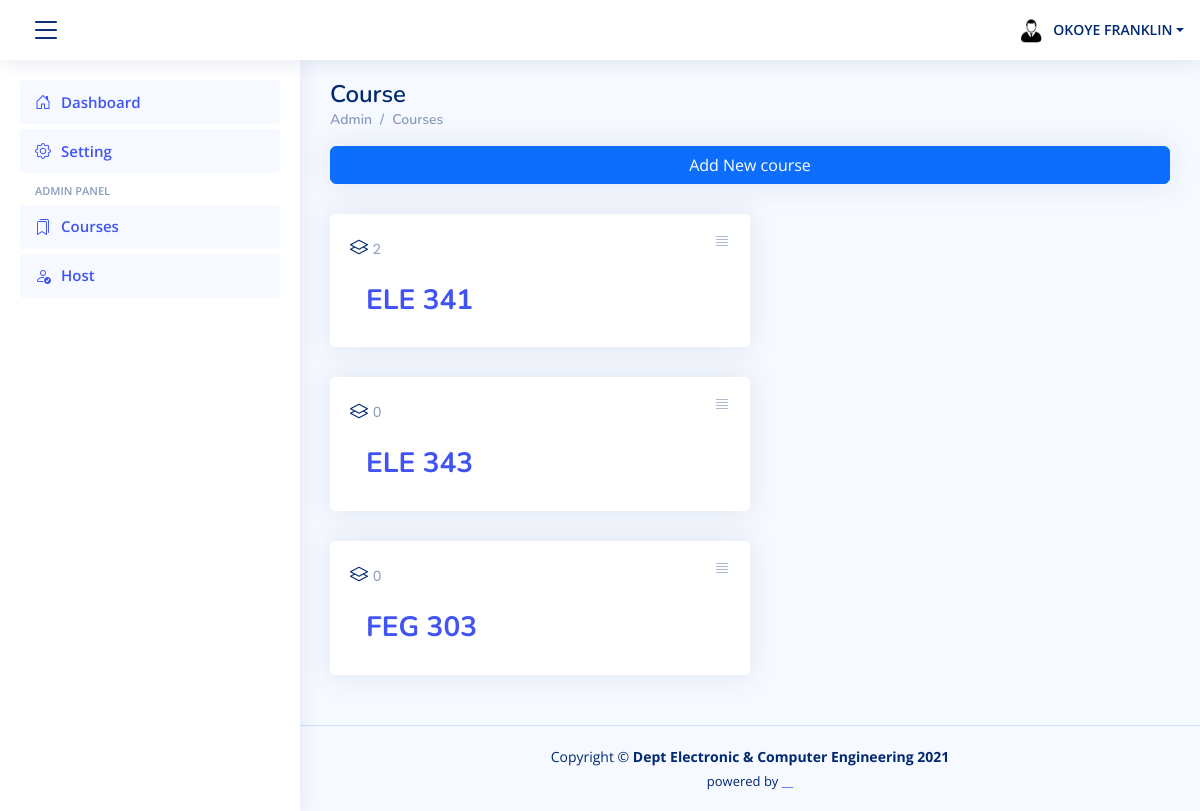
/courses/ (signed in), run on an earlier commit of the app's database.
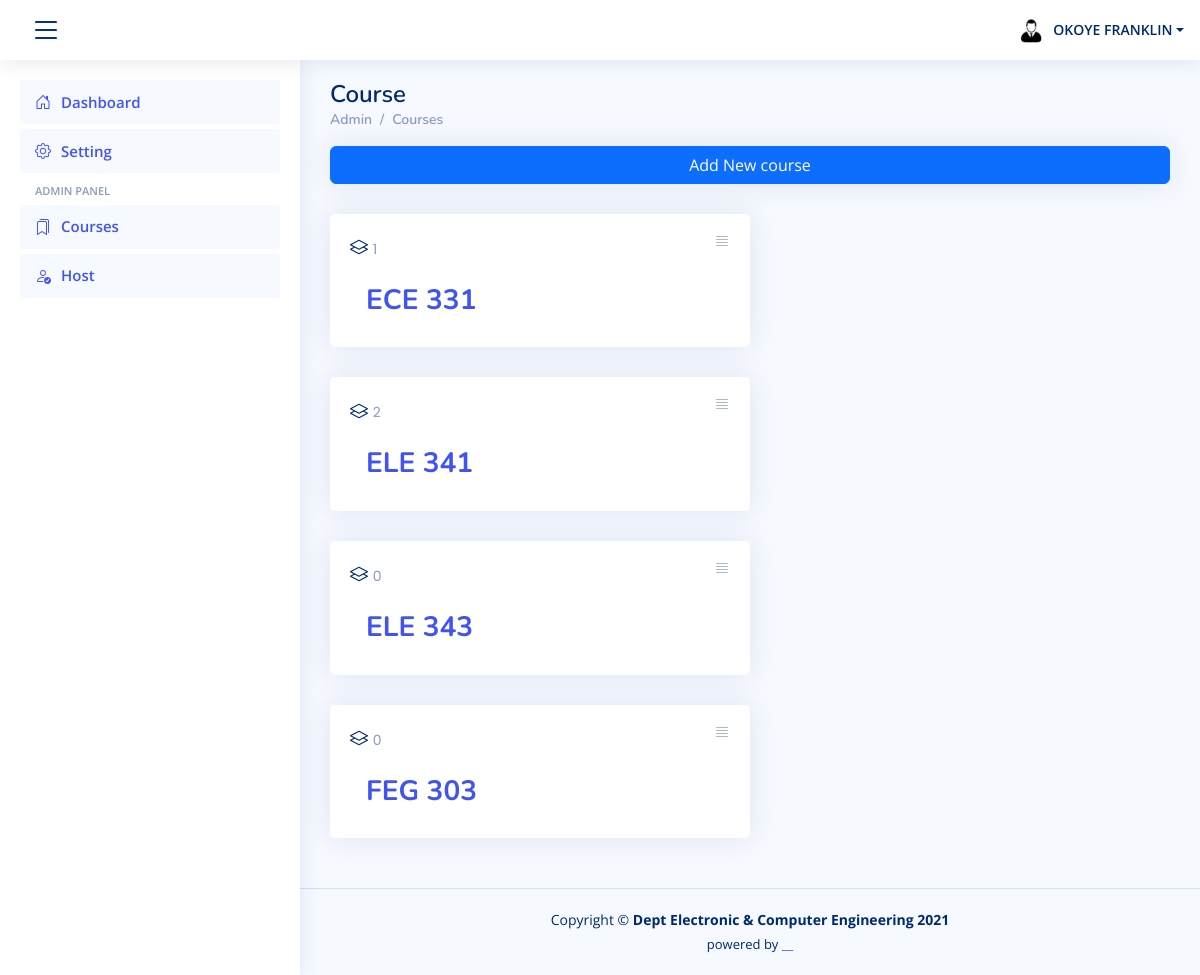
And on a later commit of the database.
### attendance/models.py (models this page shows, shortened)
class Course(models.Model):
    name_choices = settings.COURSE_LIST
    name = models.CharField(max_length=255, choices=name_choices, unique=True)
    def total_attendance(self):
        return self.attendance_set.count()

### attendance/views.py (the view)
# urls.py: path('courses/', CourseList, name='course_list'),
def CourseList(request):
    course = Course.objects.all().order_by('name')
    student = Student.objects.get(reg_number=request.user)
    sex = {'M':'male'}.get(student.sex)
    context = {'courses':course, 'CourseForm':CourseForm, 'sex':sex}
    return render(request, template_name='course_list.html', context=context)

### templates/course_list.html (shortened to what this page needs)
{% extends "partials/base.html" %}
{% block content %}
<main id="main" class="main">
    <div class="pagetitle">
      <h1>Course</h1>
      <nav>
        <ol class="breadcrumb">
          <li class="breadcrumb-item"><a href="{% url 'dashboard' %}">Admin</a></li>
          <li class="breadcrumb-item active"><a href="{% url 'course_list' %}">Courses</a></li>
        </ol>
      </nav>
    </div>
        <div class="card">
             <button type="button" class="btn btn-primary" data-bs-toggle="modal" data-bs-target="#verticalycentered">
            Add New course
            </button>
        </div>
      <section class="section dashboard">
        {% if courses %}
        {%for course in courses%}
                <div class="col-xxl-4 col-md-6">
                  <div class="card info-card sales-card">
                    <div class="filter">
                      <a class="icon" data-bs-toggle="dropdown"><i class="bi bi-justify"></i></a>
                    </div>
                    <div class="card-body">
                      <div class="card-title bi-layers"> <span> {{course.total_attendance}} </span></div>
                      <div class="d-flex align-items-center">
                        <div class="ps-3">
                          <h6><a href="{% url 'attendance_list' course.id %}">{{course.name}}</a></h6>
                        </div>
                      </div>
                    </div>
                </div>
            </div>
        {%endfor%}
        {%else%}
        <h6>No Registered Courses !<h6>
    {%endif%}
        </section>
  </main>
  {% endblock %}

What changed in the data, as far as the page shows it:
added Course: total_attendance "1", name "ECE 331"
